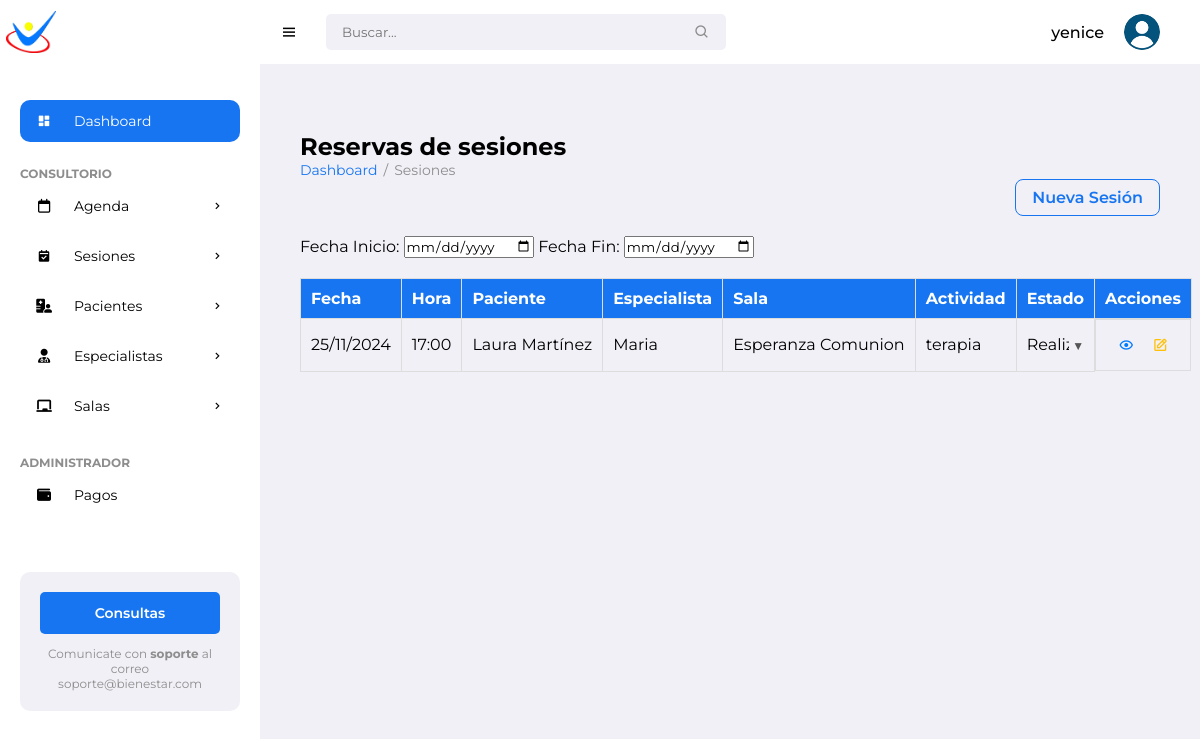
The app's page /reservations/ (signed in) with its own data.
### pacientes/models.py (models this page shows, shortened)
class Session(models.Model):
    STATUS_CHOICES = [
        ('Pendiente', 'Pendiente'),
        ('Realizada', 'Realizada'),
        ('Cancelada', 'Cancelada')
    ]
    patient = models.ForeignKey(Patient, on_delete=models.CASCADE, related_name='sessions')
    specialist = models.ForeignKey(Specialist, on_delete=models.CASCADE, related_name='sessions')
    room = models.ForeignKey(Room, on_delete=models.SET_NULL, null=True, related_name='sessions')
    date = models.DateField()
    time = models.TimeField()
    objective = models.CharField(max_length=255)
    activity = models.TextField()
    materials = models.TextField(blank=True)
    observation = models.TextField(blank=True)
    attachment = models.FileField(upload_to='session_attachments/', blank=True, null=True)
    status = models.CharField(
        max_length=10,
        choices=STATUS_CHOICES,
        default='Pendiente',
        help_text="Estado de la sesión: 'Pendiente', 'Completada o 'Cancelada'."
    )
    paid_in_advance = models.BooleanField(default=False, verbose_name="Pagada por adelantado")

class Patient(models.Model):
    name = models.CharField(max_length=100)
    surname = models.CharField(max_length=100)
    date_of_birth = models.DateField()
    gender = models.CharField(max_length=10, choices=[('M','Male'), ('F','Female')])
    address = models.CharField(max_length=255)
    phone_number = models.CharField(max_length=20)
    email = models.EmailField()
    cost_session = models.DecimalField(max_digits=10, decimal_places=2, default=0)
    photo = models.ImageField(upload_to='patient_photos/', blank=True, null=True)
    marital_status = models.CharField(max_length=20)
    medical_diagnosis = models.TextField()
    attachments = models.FileField(upload_to='patient_attachments/', blank=True, null=True)
    therapy = models.CharField(max_length=100)
    education = models.CharField(max_length=100, default='No especificado')
    therapist = models.ForeignKey(Specialist, on_delete=models.SET_NULL, null=True, related_name='patients')
    medical_history = models.TextField(blank=True, null=True)
    allergies = models.CharField(max_length=255, blank=True)  # Changed from TextField
    emergency_contact_name = models.CharField(max_length=100)
    emergency_contact_phone = models.CharField(max_length=20)  # Updated length
    notes = models.TextField(blank=True)
    created_date = models.DateTimeField(auto_now_add=True)
    status = models.CharField(max_length=50, choices=[
        ('Active', 'Active'),
        ('Discharged', 'Discharged'),
        ('Suspended', 'Suspended')
    ], blank=True,
        null=True)

class Specialist(models.Model):
    ROLES = [
        ('especialista', 'Especialista'),
        ('administrador', 'Administrador'),
    ]
    name = models.CharField(max_length=100)
    surname = models.CharField(max_length=100)
    specialty = models.CharField(max_length=100)
    email = models.EmailField()
    phone = models.CharField(max_length=20)
    dni = models.CharField(max_length=20, unique=True)
    profile_image = models.ImageField(upload_to='specialist_images/', null=True, blank=True)
    role = models.CharField(max_length=20, choices=ROLES, default='especialista')
    password = models.CharField(max_length=128)

class Room(models.Model):
    name = models.CharField(max_length=100)
    capacity = models.IntegerField()
    location = models.CharField(max_length=100)
    specialists = models.ManyToManyField(Specialist, related_name='rooms')

### pacientes/views.py (the view)
# urls.py: path('reservations/', views.reservation_list, name='reservation_list'),
@login_required
def reservation_list(request):
    today = datetime.now().date()
    thirty_days_ago = today - timedelta(days=30)
    recent_sessions = Session.objects.filter(date__gte=thirty_days_ago).order_by('date', 'time')
    reservations_by_date = {}
    for session in recent_sessions:
        date_key = session.date
        if date_key not in reservations_by_date:
            reservations_by_date[date_key] = []
        reservations_by_date[date_key].append(session)
    context = {
        'reservations_by_date': reservations_by_date,
    }
    return render(request, 'pacientes/reservation/reservation_list.html', context)

### pacientes/templates/pacientes/reservation/reservation_list.html (shortened to what this page needs)
{% extends "pacientes/base/base.html" %}
{% load static %}
{% block content %}
<main>
    <h1>Reservas de sesiones</h1>
    <ul class="breadcrumbs">
        <li><a href="{% url 'patient_list' %}">Dashboard</a></li>
        <li class="divider">/</li>
        <li><a href="#" class="active">Sesiones</a></li>
    </ul>
    <div class="list-header">
        <a href="{% url 'new_session' %}" class="btn-add">Nueva Sesión</a>
    </div>
    <div class="date-filters">
        <label for="minDate">Fecha Inicio:</label>
        <input type="date" id="minDate" name="minDate">
        <label for="maxDate">Fecha Fin:</label>
        <input type="date" id="maxDate" name="maxDate">
    </div>
    <div>
        <table id="reservationsTable" class="display table">
            <thead>
                <tr>
                    <th>Fecha</th>
                    <th>Hora</th>
                    <th>Paciente</th>
                    <th>Especialista</th>
                    <th>Sala</th>
                    <th>Actividad</th>
                    <th>Estado</th>
                    <th>Acciones</th>
                </tr>
            </thead>
            <tbody>
                {% for date, sessions in reservations_by_date.items %}
                    {% for session in sessions %}
                    <tr>
                        <td>{{ date|date:"d/m/Y" }}</td>
                        <td>{{ session.time|time:"H:i" }}</td>
                        <td title="{{ session.patient.name }} {{ session.patient.surname }}">{{ session.patient.name }} {{ session.patient.surname }}</td>
                        <td title="{{ session.specialist.name }}">{{ session.specialist.name }}</td>
                        <td>{{ session.room.name }}</td>
                        <td title="{{session.activity}}">{{ session.activity|truncatechars:30 }}</td>
                        <td class="status-cell">
                            <select class="status-dropdown" data-session-id="{{ session.id }}">
                                <option value="Realizada" {% if session.status == "Realizada" %}selected{% endif %}>Realizada</option>
                            </select>
                            <span class="dropdown-arrow">▼</span>
                        </td>
                        <td class="actions-tab">
                            <div class="action-buttons">
                                <a href="{% url 'session_detail' session.id %}" class="btn btn-icon view" title="Ver">
                                    <i class='bx bx-show'></i>
                                </a>
                                <a href="{% url 'edit_session' session.id %}" class="btn-icon edit" title="Editar">
                                    <i class='bx bx-edit'></i>
                                </a>
                            </div>
                        </td>
                    </tr>
                    {% endfor %}
                {% endfor %}
            </tbody>
        </table>
    </div>
</main>
{% endblock %}

### pacientes/templates/pacientes/base/base.html (shortened to what this page needs)
{% load static %}
<!DOCTYPE html>
<html lang="en">
<head>
	<link href='https://unpkg.com/boxicons@2.0.9/css/boxicons.min.css' rel='stylesheet'>
	<link rel="stylesheet" href="https://cdnjs.cloudflare.com/ajax/libs/font-awesome/6.5.2/css/all.min.css">
	<link rel="stylesheet" href="{% static 'pacientes/css/styles.css' %}">
</head>
<body>
		<section id="sidebar">
			<a href="#" class="brand"><img src="{% static 'pacientes/images/min_logo.png' %}" alt="" style="width: 50px;"></a>
			<ul class="side-menu">
				<li><a href="#" class="active"><i class='bx bxs-dashboard icon' ></i> Dashboard</a></li>
				<li class="divider" data-text="Consultorio"></li>
				<li>
					<a href="{% url 'calendar' %}"><i class="fa-regular fa-calendar icon"></i>Agenda <i class='bx bx-chevron-right icon-right' ></i></a>
				</li>
				<li>
					<a href="{% url 'reservation_list' %}">
						<i class='bx bxs-calendar-check icon'></i> Sesiones
						<i class='bx bx-chevron-right icon-right'></i>
					</a>
				</li>
				<li>
					<a href="#"><i class="fa-solid fa-hospital-user icon"></i> Pacientes <i class='bx bx-chevron-right icon-right' ></i></a>
				</li>
				<li>
					<a href="#">
						<i class="fa-solid fa-user-doctor icon"></i> Especialistas
						<i class='bx bx-chevron-right icon-right'></i>
					</a>
				</li>
				<li>
			<a href="#">
				<i class="fas fa-chalkboard icon"></i> Salas
			<i class='bx bx-chevron-right icon-right'></i>
			</a>
	       </li>
			<li class="divider" data-text="Administrador"></li>
			<li><a href="{% url 'payment_list' %}"><i class="fa-solid fa-wallet icon"></i> Pagos</a></li>
		</ul>
			<div class="ads">
				<div class="wrapper">
					<a href="mailto:soporteit@ingenieriaterra.com.ar" class="btn-upgrade">Consultas</a>
					<p>Comunicate con <span>soporte</span> al correo soporte@bienestar.com</p>
				</div>
			</div>
		</section>
	<section id="content">
		<nav>
			<i class='bx bx-menu toggle-sidebar' ></i>
			<form action="#">
				<div class="form-group">
					<input type="text" placeholder="Buscar...">
					<i class='bx bx-search icon' ></i>
				</div>
			</form>
			<div class="profile">
				<span class="username">{{ user.username }}</span>
				<img src="{% static 'pacientes/images/usuario.png' %}" alt="">
			</div>
		</nav>
		<main>
			  <div class="main-content">
                {% block content %}{% endblock %}
            </div>
		</main>
</body>
</html>

### records on screen
Session: date "25/11/2024", time "17:00", patient.name "Laura", patient.surname "Martínez", specialist.name "Maria", room.name "Esperanza Comunion", activity "terapia", status+id "Realizada"

### other values on screen
{{ user.username }} "yenice"
